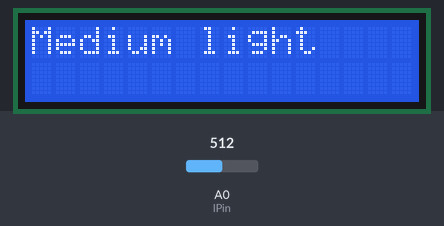
Bench run of a sketch on a simulated Arduino Uno, built with avr-gcc and run on an emulated ATmega328P. Shown: 16×2 character LCD. The test bench sets the inputs (shaded band); at power-on: A0 (lPin) = 512. What the sketch prints to the serial monitor is not drawn.

Above: at 1.2 s.
1.3 s: A0 (lPin) set to 540
At 2.5 s:
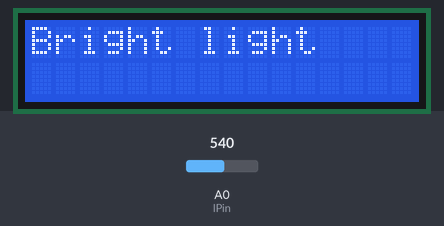
2.8 s: A0 (lPin) set to 710
At 3.4 s:
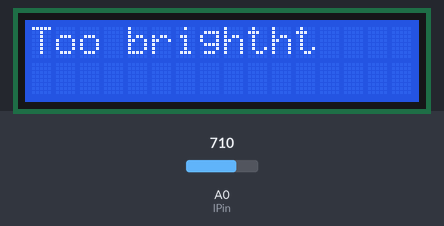
4.3 s: A0 (lPin) set to 290
At 4.6 s:
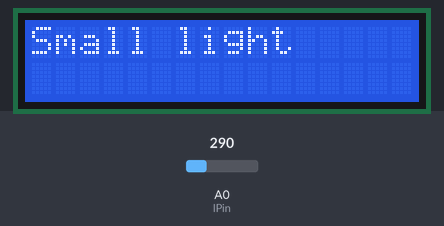
5.8 s: A0 (lPin) set to 90
At 7.0 s:
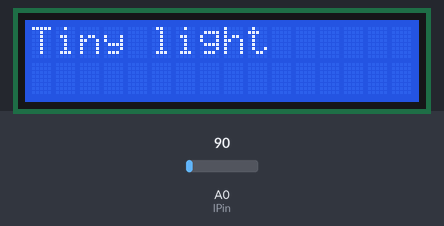
7.3 s: A0 (lPin) set to 20
At 8.3 s:
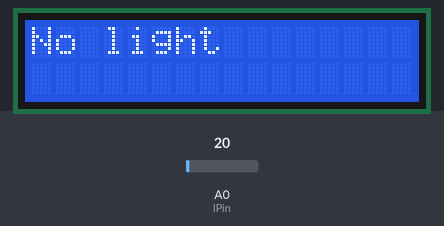
8.8 s: A0 (lPin) set to 716
At 9.4 s:
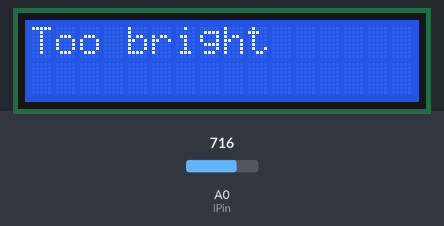
Timing chart, 0 to 11.3 s (numbered marks = the images above; inputs shaded):
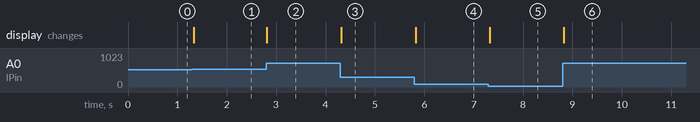

Measured:
- after the input at 1.3 s, the display: changes at once (image 1)
- after the input at 2.8 s, the display: changes at once (image 2)
- after the input at 4.3 s, the display: changes at once (image 3)
- after the input at 5.8 s, the display: changes at once (image 4)
- after the input at 7.3 s, the display: changes at once (image 5)
- after the input at 8.8 s, the display: changes at once (image 6)

The sketch:

Cam_bien_anh_sang.ino
```cpp
#include <Wire.h>
#include <LiquidCrystal_I2C.h>
LiquidCrystal_I2C lcd(0x27,16,2);

const int lPin = A0;
const int ledPin = 13;
void setup() {
  Serial.begin(9600);
  lcd.init();
  lcd.backlight();
  lcd.setCursor(0,0);
}

void loop() {
  Serial.println(analogRead(lPin));
  if (analogRead(lPin) < 30) {
    lcd.setCursor(0,0);
    lcd.print("No light        ");
  }
  else if (analogRead(lPin) > 30 && 100 > analogRead(lPin)) {
    lcd.setCursor(0,0);
    lcd.print("Tiny light     ");
  }
  else if (analogRead(lPin) > 100 && 300 > analogRead(lPin)) {
    lcd.setCursor(0,0);
    lcd.print("Small light    ");
  }
  else if (analogRead(lPin) >= 300 && 530 > analogRead(lPin)) {
    lcd.setCursor(0,0);
    lcd.print("Medium light   ");
  }
  else if (analogRead(lPin) >= 530 && 700 > analogRead(lPin)) {
    lcd.setCursor(0,0);
    lcd.print("Bright light  ");
  }
  else if (analogRead(lPin) >= 700) {
    lcd.setCursor(0,0);
    lcd.print("Too bright");
  }
  else {
    lcd.setCursor(0,0);
    lcd.print("Unknown         ");
    digitalWrite(ledPin, LOW);
  }
}
```
